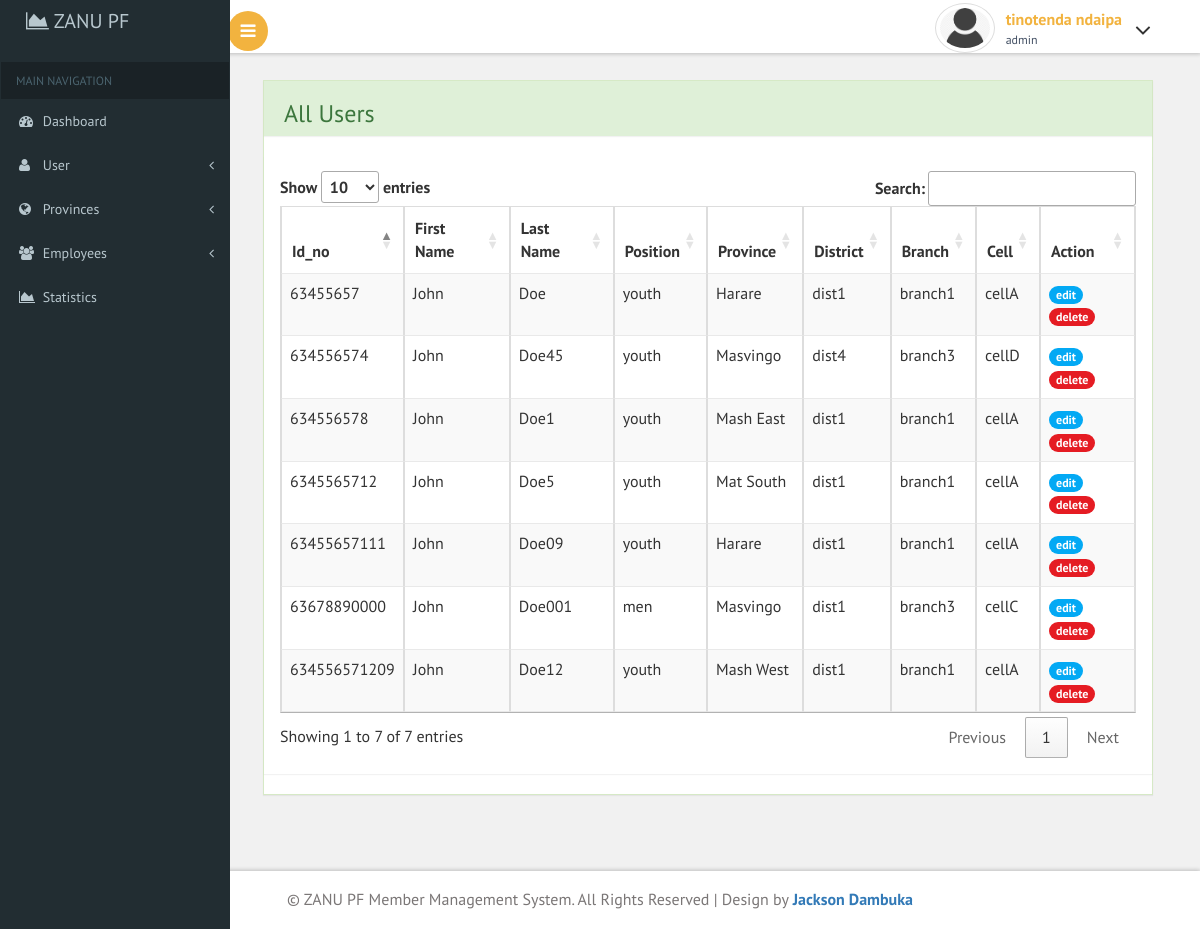
The page /users.php (signed in) on the database its author committed.
### tables this page shows
CREATE TABLE `people` (
  `id` int(11) NOT NULL,
  `id_no` varchar(20) NOT NULL,
  `firstname` varchar(200) NOT NULL,
  `lastname` varchar(200) NOT NULL,
  `DOB` date NOT NULL,
  `gender` varchar(20) NOT NULL,
  `department` varchar(100) NOT NULL,
  `province_id` int(4) NOT NULL,
  `district` varchar(10) NOT NULL,
  `branch` varchar(10) NOT NULL,
  `cell` varchar(10) NOT NULL
);

CREATE TABLE `provinces` (
  `province_id` int(11) NOT NULL,
  `province_name` varchar(100) NOT NULL
);

### users.php (the view, shortened to what this page needs)
<?php include "includes/header.php"; ?>
<?php
$query ="SELECT * FROM people";
$statement = $db->prepare($query);
$statement->execute();
$result = $statement->fetchAll();
?>
<div id="page-wrapper">
    <div class="row">
        <div class="col-md-12">
            <div class="panel panel-success">
                <div class="panel panel-heading">
                    <h3>All Users</h3>
                </div>
                <div class="panel panel-body">
                    <table id="all_users" class="table table-striped table-bordered" >
                        <thead>
                            <tr>
                                <th>id_no</th>
                                <th>First Name</th>
                                <th>Last Name</th>
                                <th>Position</th>
                                <th>Province</th>
                                <th>District</th>
                                <th>Branch</th>
                                <th>Cell</th>
                                <th align="center">Action</th>
                            </tr>
                        </thead>
                        <tbody class="search_into">
                        <?php foreach($result as $row) : ?>
                            <tr>
                                <td><?php echo $row['id_no'] ?></td>
                                <td><?php echo $row['firstname'] ?></td>
                                <td><?php echo $row['lastname'] ?></td>
                                <td><?php echo $row['department'] ?></td>
                                <?php
                                    $query ="SELECT * FROM provinces where province_id=".$row['province_id'];
                                    $statement = $db->prepare($query);
                                    $statement->execute();
                                    $result = $statement->fetchAll();
                                    $province=$result[0]['province_name'];
                                ?>
                                <td><?php echo $province ?></td>
                                <td><?php echo $row['district'] ?></td>
                                <td><?php echo $row['branch'] ?></td>
                                <td><?php echo $row['cell'] ?></td>
                                <td><a href="edit_user.php?id=<?php echo $row['id'] ?>" class="badge badge-primary">edit</a><a href="delete_user.php?id=<?php echo $row['id'] ?>" class="badge badge-danger">delete</a>
                                </td>
                            </tr>
                        <?php endforeach; ?>
                        </tbody>
                    </table>
                </div>
            </div>
        </div>
    </div>
</div>
<?php include "includes/footer.php"; ?>

### css/custom.css (style rules this page uses)
#page-wrapper { padding:5em 2em 2.5em; background-color: #F1F1F1; }

### rows shown on the page
people: id_no "63455657", firstname "John", lastname "Doe", department "youth", province.province_name "Harare", district "dist1", branch "branch1", cell "cellA"
people: id_no "63678890000", firstname "John", lastname "Doe001", department "men", province.province_name "Masvingo", district "dist1", branch "branch3", cell "cellC"
people: id_no "63455657111", firstname "John", lastname "Doe09", department "youth", province.province_name "Harare", district "dist1", branch "branch1", cell "cellA"
people: id_no "634556578", firstname "John", lastname "Doe1", department "youth", province.province_name "Mash East", district "dist1", branch "branch1", cell "cellA"
people: id_no "6345565712", firstname "John", lastname "Doe5", department "youth", province.province_name "Mat South", district "dist1", branch "branch1", cell "cellA"
people: id_no "634556571209", firstname "John", lastname "Doe12", department "youth", province.province_name "Mash West", district "dist1", branch "branch1", cell "cellA"
people: id_no "634556574", firstname "John", lastname "Doe45", department "youth", province.province_name "Masvingo", district "dist4", branch "branch3", cell "cellD"

### other values the page prints
$_SESSION['fname'] "tinotenda"
$_SESSION['lname'] "ndaipa"
$_SESSION['role'] "admin"
